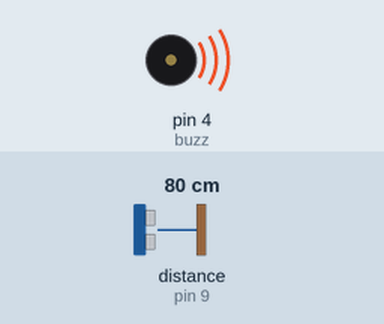
This sketch was run on a simulated Arduino Uno, built with avr-gcc and run on an emulated ATmega328P. On the bench: buzzer (waves = sounding, pin HIGH). Wiring (inferred from the names in the program): ultrasonic range finder: trigger pin 10; echo pin 9. The inputs (shaded band) are chosen by the test bench; at power-on: distance to the obstacle (sensor on pin 9) 80 cm. The echo pulse lasts 58.3 µs per cm; pins used as bus, display or sensor lines are not drawn.

Above: at 0.3 s.
Timing chart, 0 to 1.8 s (numbered marks = the images above):
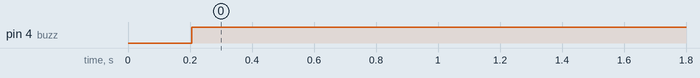

The sketch:

sensor_ultra.ino
```cpp
  int trig = 10;
  int eco = 9;
  int buzz =4;
  int duracion;
  int distancia;


void setup() {

  pinMode(trig, OUTPUT);
  pinMode(eco, INPUT);
  pinMode(buzz, OUTPUT);

}

void loop() {
  digitalWrite(trig,HIGH);
  delay(1);
  digitalWrite(trig,LOW);
  duracion=pulseIn(eco,HIGH);
  distancia=duracion/58.2;
  delay(200);
  if (distancia>10){
    digitalWrite(buzz,HIGH);
  } else {
    digitalWrite(buzz,LOW);
  }
}
```

Measured:
- by itself, pin 4 (buzz): LOW → HIGH at 0.21 s
